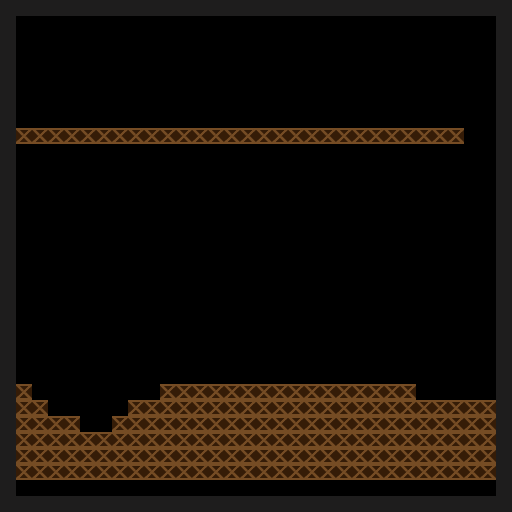

This game map was drawn from its Tiled (.tmx) file and the tilesets committed beside it. A one-line description and the trimmed map source follow:
An orthogonal 32x32 tile map with 16x16 px tiles, 1 tile layer (ground).

<map version="1.0" orientation="orthogonal" width="32" height="32" tilewidth="16" tileheight="16">
 <tileset firstgid="1" name="tutorialtiles" tilewidth="16" tileheight="16">
  <image source="tutorialtiles.png" width="64" height="64" />
  <tile id="0">
   <properties>
    <property name="solid" value="" />
   </properties>
  </tile>
  <tile id="1">
   <properties>
    <property name="solid" value="" />
   </properties>
  </tile>
  <tile id="2">
   <properties>
    <property name="solid" value="" />
   </properties>
  </tile>
  <tile id="3">
   <properties>
    <property name="solid" value="" />
   </properties>
  </tile>
  <tile id="4">
   <properties>
    <property name="solid" value="" />
   </properties>
  </tile>
  <tile id="5">
   <properties>
    <property name="solid" value="" />
   </properties>
  </tile>
  <tile id="6">
   <properties>
    <property name="solid" value="" />
   </properties>
  </tile>
  <tile id="7">
   <properties>
    <property name="solid" value="" />
   </properties>
  </tile>
 </tileset>
 <layer name="ground" width="32" height="32">
  <data>[1024 cells, 312 non-empty, 2 distinct tile ids]</data>
 </layer>
</map>